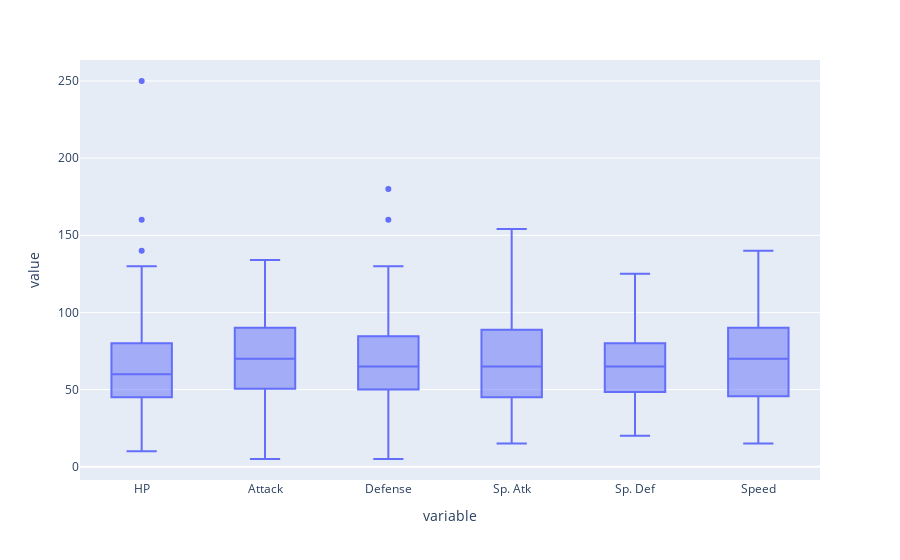

The cell this chart's notebook holds for it:
### Code cell
#boxplot in plotly
df_copy = df.drop(['Name', 'Type 1', 'Type 2', 'Total', 'Stage', 'Legendary'], axis = 1)
fig = px.box(df_copy)
fig.show()

### Figure 1 — Plotly figure (JSON) as saved in the notebook; plotly's stock layout.template omitted (floating-point values rounded to 4 significant figures; data arrays with more than 128 entries replaced by an {"elided": "..."} marker saying what was removed)
{"data": [{"alignmentgroup": "True", "hovertemplate": "variable=%{x}<br>value=%{y}<extra></extra>", "legendgroup": "", "marker": {"color": "#636efa"}, "name": "", "notched": false, "offsetgroup": "", "orientation": "v", "showlegend": false, "type": "box", "x": {"elided": "906 str values"}, "x0": " ", "xaxis": "x", "y": {"elided": "906 int values"}, "y0": " ", "yaxis": "y"}], "layout": {"boxmode": "group", "legend": {"tracegroupgap": 0}, "margin": {"t": 60}, "xaxis": {"anchor": "y", "domain": [0, 1], "title": {"text": "variable"}}, "yaxis": {"anchor": "x", "domain": [0, 1], "title": {"text": "value"}}}}
